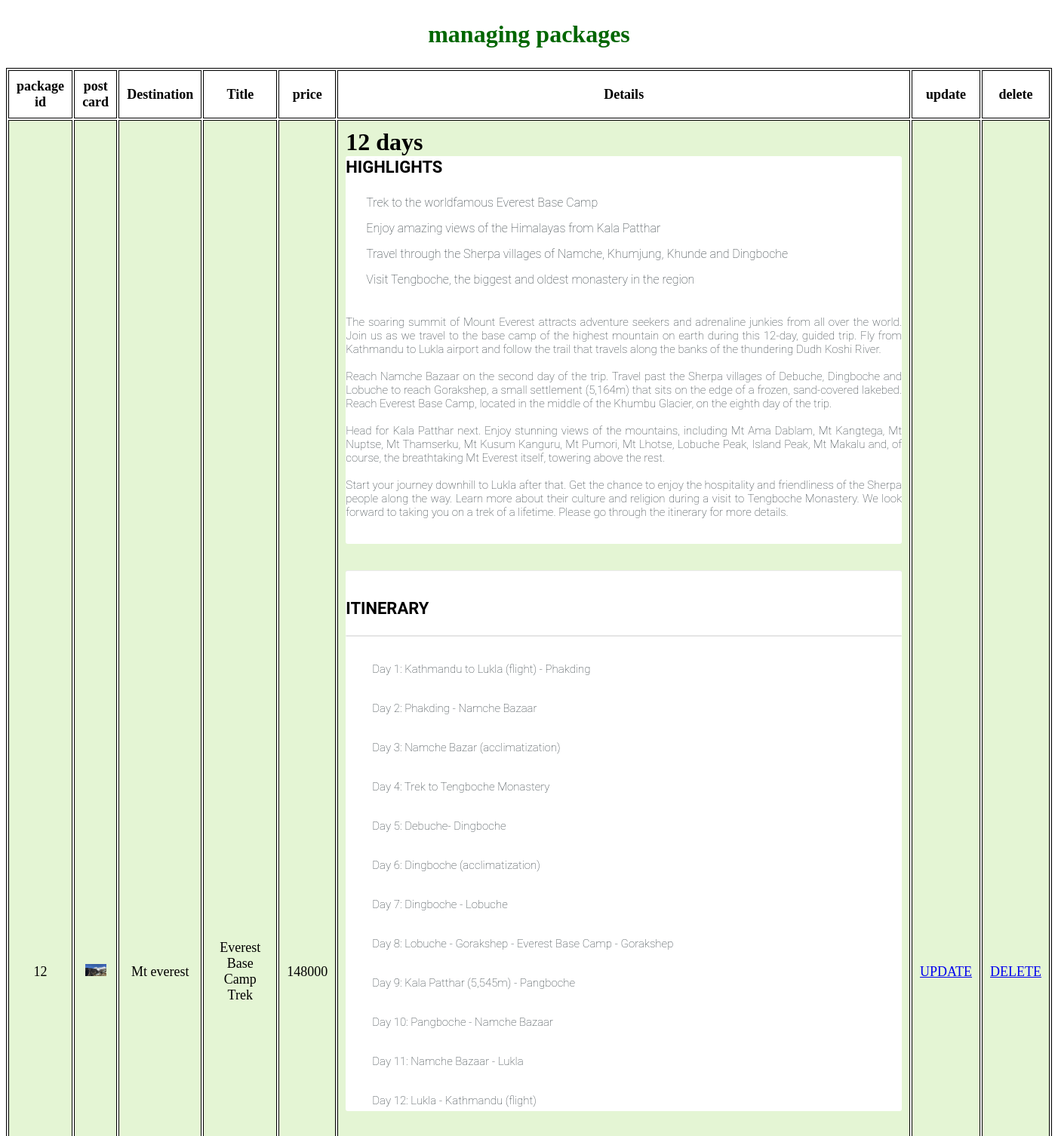
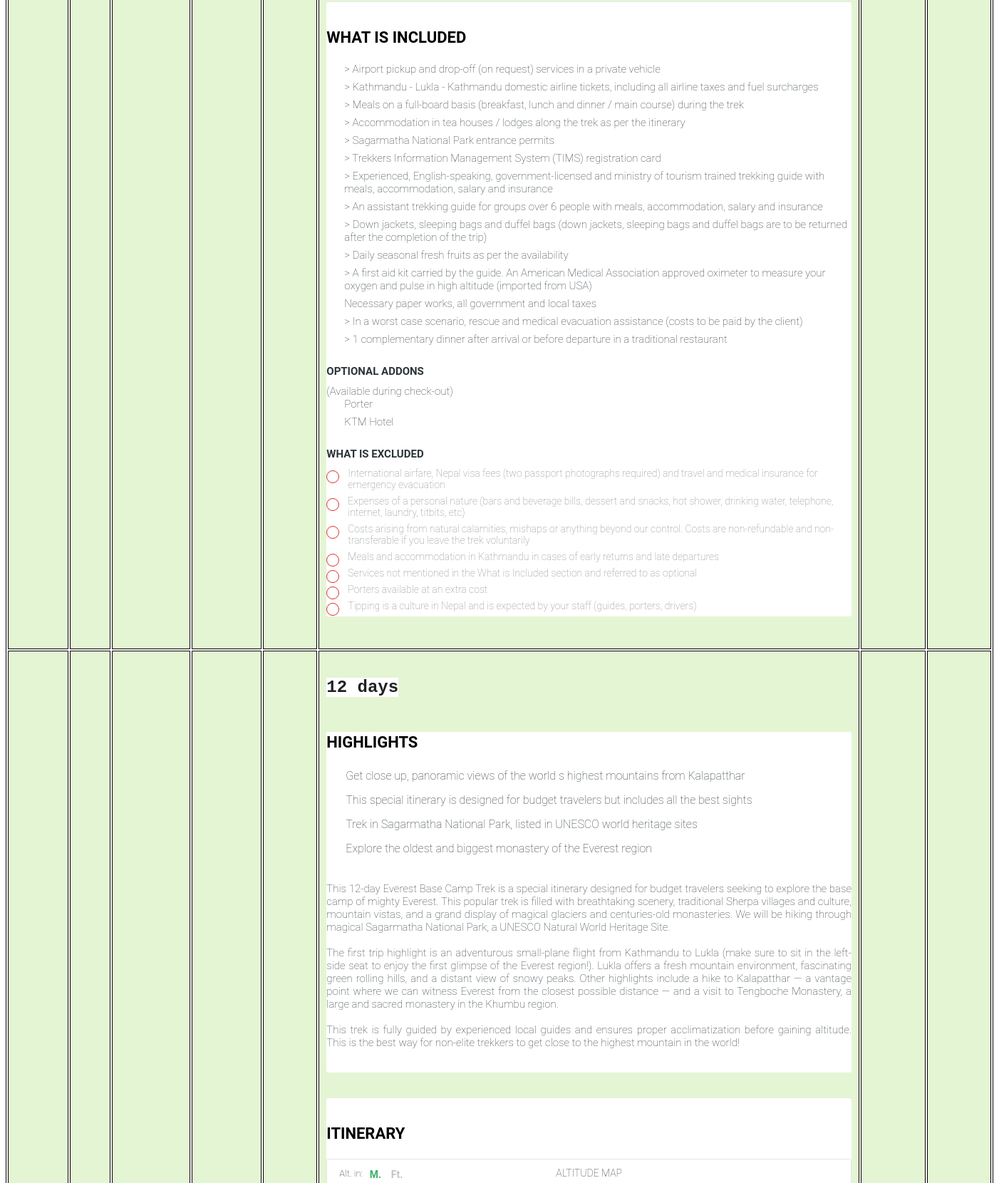
Screenshot of /Employee/package.php (upper part) with the database file from the repository (2 pictures, top to bottom).
### tables this page shows
CREATE TABLE `package_tbl` (
  `package_id` int(6) UNSIGNED NOT NULL,
  `destination` varchar(30) NOT NULL,
  `title` varchar(30) NOT NULL,
  `price` int(50) DEFAULT NULL,
  `details` text DEFAULT NULL,
  `Logo_name` varchar(40) DEFAULT NULL
);

### Employee/package.php (the view, shortened to what this page needs)
<?php
$conn=mysqli_connect('localhost','root','','trip_to_nepal') ;
$sql = " SELECT * FROM  package_tbl";
$result = mysqli_query($conn,$sql);
?>
<!DOCTYPE html>
<html lang="en">
<head>
</head>
<body>
	<section>
		<h1>managing packages</h1>
		<table>
		<tr>
		        <th>package id</th>
				<th>post card</th>
				<th>Destination</th>
				<th>Title</th>
				<th>price</th>
			    <th>Details</th>
				<th>update</th>
                <th>delete</th>
			</tr>
			<?php
				while($rows=$result->fetch_assoc())
				{
					$packageId=$rows['package_id'];
			?>
			<tr>
				<td><?php echo $rows['package_id'];?></td>
				<td><?php echo "<img src=\"../package/uploads/$rows[Logo_name]\"  height=\"60%\" width=\"80%\" frameborder='0' alt=\"Unable to see photo\" >"?></td>
				<td><?php echo $rows['destination'];?></td>
				<td><?php echo $rows['title'];?></td>
                <td><?php echo $rows['price'];?></td>
                <td><?php echo $rows['details'];?></td>
				<td><?php
						echo "<a href='http://localhost/tour and travel website/Employee/updatePackage1.php?packageId=$packageId'>UPDATE</a>";
						?>
						</td>
						<td><?php
						echo "<a href='http://localhost/tour and travel website/Employee/deletePackage.php?packageId=$packageId'>DELETE</a>";
						?>
						</td>
			</tr>
			<?php
				}
			?>
		</table>
	</section>
</body>
</html>

### Employee/package.php (style rules this page uses)
table { margin: 0 auto; font-size: large; border: 1px solid black; }
h1 { text-align: center; color: #006600; font-size: xx-large; font-family: 'Gill Sans', 'Gill Sans MT', ' Calibri', 'Trebuchet MS', 'sans-serif'; }
td { background-color: #E4F5D4; border: 1px solid black; }
th, td { font-weight: bold; border: 1px solid black; padding: 10px; text-align: center; }
td { font-weight: lighter; }

### rows the page displays
package_tbl: package_id "12", Logo_name (picture), destination "Mt everest", title "Everest Base Camp Trek", price "148000", details "12 days HIGHLIGHTS Trek to the worldfamous Everest Base Camp Enjoy amazing views of the Himalayas from Kala Patthar Travel through the Sherpa villages of Namche, Khumjung, Khunde and Dingboche Visit Tengboche, the biggest and oldest monastery in the region The soaring summit of Mount Everest attracts adventure seekers and adrenaline junkies from all over the world. Join us as we travel to the base camp of the highest mountain on earth during this 12-day, guided trip. Fly from Kathmandu to Lukla airport and follow the trail that travels along the banks of the thundering Dudh Koshi River. Reach Namche Bazaar on the second day of the trip. Travel past the Sherpa villages of Debuche, Dingboche…"
package_tbl: details "12 days HIGHLIGHTS Get close up, panoramic views of the world s highest mountains from Kalapatthar This special itinerary is designed for budget travelers but includes all the best sights Trek in Sagarmatha National Park, listed in UNESCO world heritage sites Explore the oldest and biggest monastery of the Everest region This 12-day Everest Base Camp Trek is a special itinerary designed for budget travelers seeking to explore the base camp of mighty Everest. This popular trek is filled with breathtaking scenery, traditional Sherpa villages and culture, mountain vistas, and a grand display of magical glaciers and centuries-old monasteries. We will be hiking through magical Sagarmatha…"
